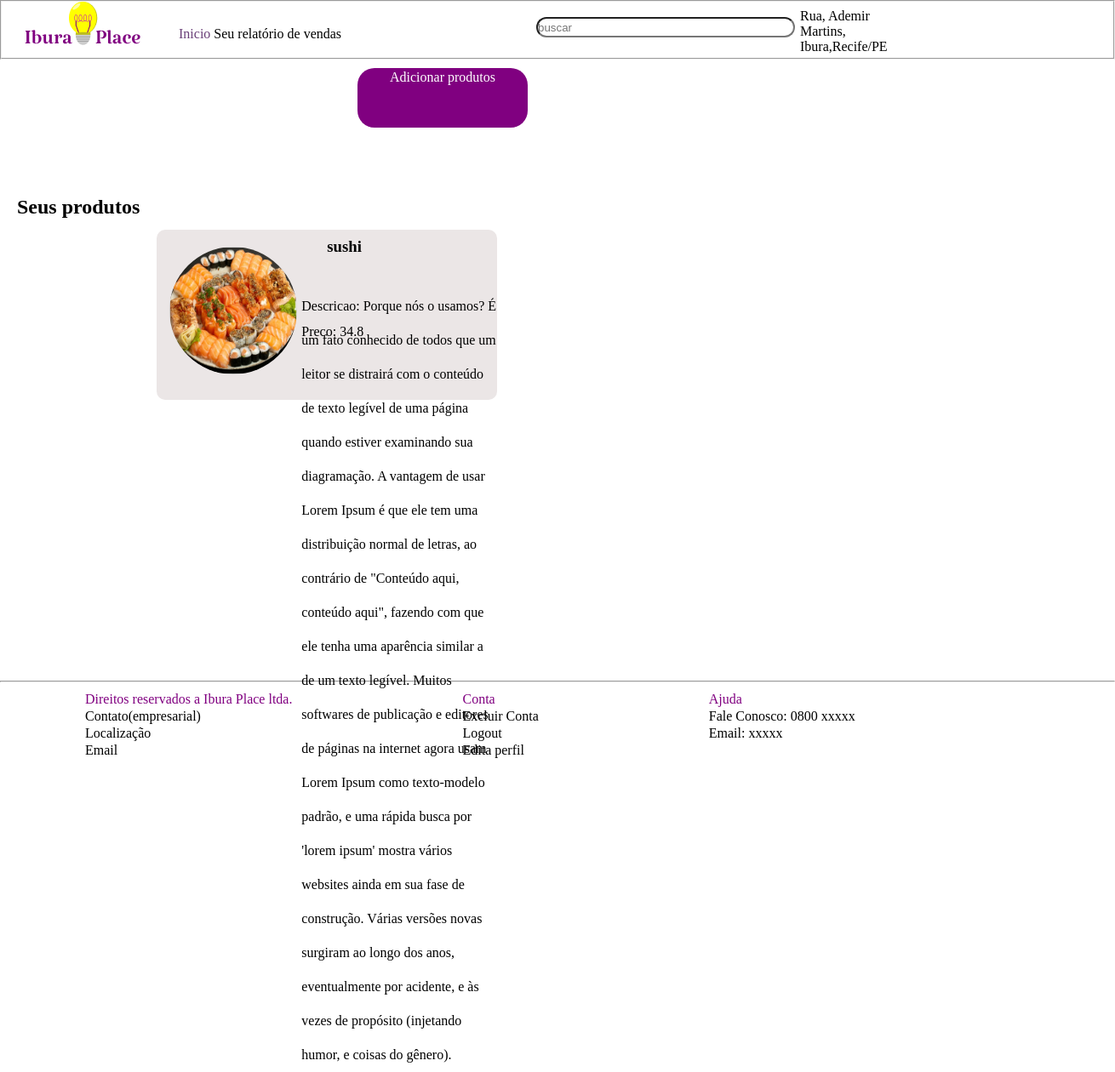
Screenshot of /comerciante (signed in) with the database file from the repository.
### tables this page shows
CREATE TABLE "produtos"(
    nome text,
    id_p int auto increment PRIMARY KEY,
    id_l text,
    preco int,
    img text,
    descricao varchar(100),
    FOREIGN KEY (id_l) REFERENCES comerciantes(cnpj)
);

### app.py (the view)
@app.route('/comerciante')
def tela_inicial_comerciantes():
  if "empresa" in session:
      cnpj=session["empresa"]
      sql="select nome from comerciantes where cnpj=?"
      con=sqlite3.connect('banco.db')
      cur=con.cursor()
      cur.execute(sql,[cnpj])
      print(session['empresa'])
      cnpj=str(cnpj)
      cnpj=cnpj.replace("[","").replace("]","").replace("(","").replace(")","").replace(",","").replace("'","")
      con.commit()
      print(cnpj)
      sql='select nome,preco,img,descricao,id_l,id_p from produtos where id_l=?'
      cur.execute(sql,[cnpj])
      produtos=cur.fetchall()
      print(produtos)
      if len(produtos)>0:
        selecao_id='''
 select id from comerciantes where cnpj =?
'''
        cur.execute(selecao_id,[cnpj])
        con.commit()
        id=cur.fetchall()
        id=str(id).replace("[","").replace("]","").replace("(","").replace(")","").replace(",","").replace("'","")
        ordem=[]
        con.commit()
        for i in produtos:
           ordem.append(i)
      else:
        produtos="loja, sem produtos"
      return render_template('comerciante/comerciantes.html', id=id, ordem=ordem)
  else:
      return render_template('comerciante/comerciantes.html',id="")

### templates/comerciante/comerciantes.html (shortened to what this page needs)
<!DOCTYPE html>
<html lang="pt-br">
<head>
    <link href="/static/css/comerciante/comerciante.css" rel="stylesheet">
</head>
<body>
  <div class="imagens">
    {%if id !="" %}
    <div class="tela">
      <fieldset  class="cabeca">
    <header >
     <img src="/static/img/Group 18.png">
      </header>
    </fieldset>
      <div class="endereco">
        <p>Rua, Ademir Martins, Ibura,Recife/PE</p>
      </div>
      <div class="pesquisa">
      <form >
        <input type="text" id="buscar" placeholder="buscar">
        </form>
      </div>
      <div class="menu">
       <a class="inicio" href="/comerciante">Inicio</a>
       <a class="historicoVendas" href="/relatorio{{id}}">Seu relatório de vendas</a>
      </div>
      <div class="opcoes">
       <a href="/inserir">Adicionar produtos</a>
      </div>
      <div class="seusProdutos">
        <h2 class="produtosAdicionados">Seus produtos</h2>
        {%for i in ordem%}
       <div id="mostrarProduto" class="mostrarProduto">
        <h3 id="nome">{{i[0]}}</h3>
        <div class="imagem">  <img id="produto" class="produto" src="/static/img/{{i[2]}}"></div>
        <p id="localizacao" class="localizacao">Preco: {{i[1]}}<p>
        <p id="descricao" class="descricao">Descricao: {{i[3]}}</p>
       </div>
        {%endfor%}
      </div>
      </div></div>
      <hr>
      <div class="rodape">
        <div class="direitos">
        <p class="titulo">Direitos reservados a Ibura Place ltda.</p>
        <p>Contato(empresarial)</p>
        <p>Localização</p>
        <p>Email</p>
        </div>
        <div class="conta">
          <p class="titulo">Conta</p>
          <p><a class="link" href="/excluirConta">Excluir Conta</a></p>
          <p><a class="link" href="/logoutComercio" >Logout</a></p>
          <p>Edita perfil</p>
        </div>
        <div class="ajuda">
          <p class="titulo">Ajuda</p>
          <p>Fale Conosco: 0800 xxxxx</p>
          <p>Email: xxxxx</p>
        </div>
        </div>
    {%else%}
  </div>
  <nav class="navegacao">
    <a  class="cadastro" href="/cadastro_comerciantes">&nbsp  &nbsp   &nbsp  &nbsp Cadastro</a>
    <a class="login" href="/login_comerciante">&nbsp  &nbsp   &nbsp  &nbsp Login</a>
  </nav>
  {%endif%}
</body>
</html>

### static/css/comerciante/comerciante.css (style rules this page uses)
* { margin: 0; padding:0; }
.tela { display: grid; width: 100vw; height: 100vh; grid-template-columns: repeat(5,210px); grid-template-rows: repeat(4,70px); }
.mostrarProduto { background-color:rgb(235, 230, 230); border-radius: 10px; width: 400px; height:200px; line-height: 40px; margin-left: 20px; }
.produto { width: 150px; height: 150px; margin-top: -20px; border-radius: 50%; display: flex; }
.opcoes { grid-area: 2/3/2/3; margin-top:10px; background-color: #800080; width: 200px; border-radius: 20px; height: 70px; }
.opcoes>a { display: flex; color:white; justify-content: center; padding: 2px; }
h3 { margin-left: 200px; }
.localizacao { margin-top: -70px; margin-left: 170px; }
.titulo { color:#800080 }
.descricao { margin-top: -70px; margin-left: 170px; }
.rodape { display: flex; gap:200px; margin-left: 100px; width: 1000px; margin-top: 10px; line-height: 20px; }
.link { color:black; }
.imagem>img { margin-left: 15px; }
.seusProdutos { display: flex; flex-direction: row; flex-wrap:wrap; width: 1300px; margin-top: 200px; border-radius: 20px; }
.cabeca { grid-area: 1/1/2/9; background-color: white; }
.produtosAdicionados { margin-top:-40px; margin-left: 20px; }
.endereco { grid-area: 1/5/1/6; margin-top:10px; margin-left: 100px; }
.menu { margin-top: 20px; gap:20px; grid-area: 1/2/1/5; line-height: 40px; }
.menu>a { color:black }
.pesquisa { grid-area: 1/4/1/5; margin-top: 20px; border-radius: 20px; }
.menu>.inicio { color:#6A3F78; }
a { text-decoration: none; color: rgb(5, 5, 5); }
.pesquisa>form >input { width: 300px; height: 20px; border-radius: 20px; }

### rows the page displays
produtos: nome "sushi", img (picture), preco "34.8", descricao "Porque nós o usamos? É um fato conhecido de todos que um leitor se distrairá com o conteúdo de texto legível de uma página quando estiver examinando sua diagramação. A vantagem de usar Lorem Ipsum é que ele tem uma distribuição normal de letras, ao contrário de \"Conteúdo aqui, conteúdo aqui\", fazendo com que ele tenha uma aparência similar a de um texto legível. Muitos softwares de publicação e editores de páginas na internet agora usam Lorem Ipsum como texto-modelo padrão, e uma rápida busca por 'lorem ipsum' mostra vários websites ainda em sua fase de construção. Várias versões novas surgiram ao longo dos anos, eventualmente por acidente, e às vezes de propósito (injetando humor, e coisas…"
